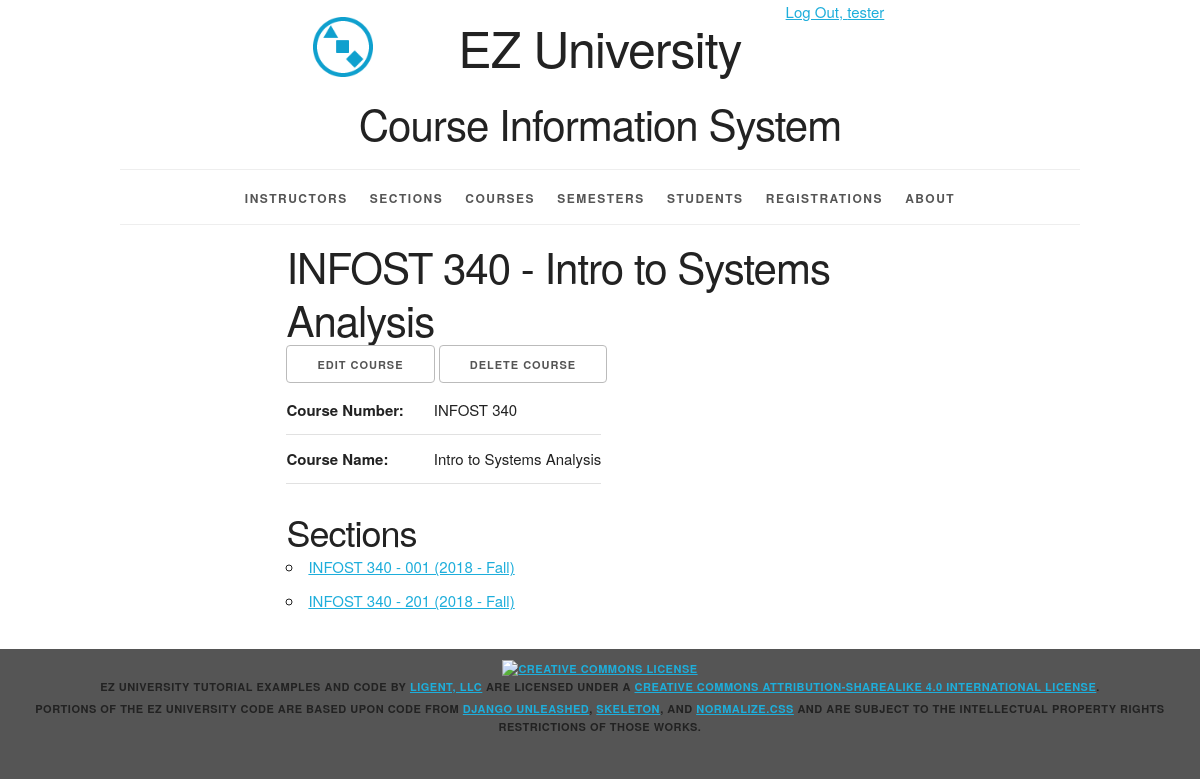
The page /course/1/ (signed in) on the database its author committed.
### courseInfo/models.py (models this page shows, shortened)
class Course(models.Model):
    course_id = models.AutoField(primary_key=True)
    course_number = models.CharField(max_length=20)
    course_name = models.CharField(max_length=225)
    def __str__(self):
        return '%s - %s' % (self.course_number, self.course_name)
    def get_update_url(self):
        return reverse('courseInfo_course_update_urlpattern',
                       kwargs={'pk': self.pk}
                       )
    def get_delete_url(self):
        return reverse('courseInfo_course_delete_urlpattern',
                       kwargs={'pk': self.pk}
                       )
    class Meta:
        ordering = ['course_number', 'course_name']
        unique_together = (('course_number', 'course_name'),)

class Section(models.Model):
    section_id = models.AutoField(primary_key=True)
    section_name = models.CharField(max_length=10)
    semester = models.ForeignKey(Semester, related_name='sections', on_delete=models.PROTECT)
    course = models.ForeignKey(Course, related_name='sections', on_delete=models.PROTECT)
    instructor = models.ForeignKey(Instructor, related_name='sections', on_delete=models.PROTECT)
    def __str__(self):
        return '%s - %s (%s)' % (self.course.course_number, self.section_name, self.semester.__str__())
    def get_absolute_url(self):
        return reverse('courseInfo_section_detail_urlpattern',
                       kwargs={'pk': self.pk})
    class Meta:
        ordering = ['course__course_number', 'section_name', 'semester__semester_name']
        unique_together = (('semester', 'course', 'section_name'),)

class Semester(models.Model):
    semester_id = models.AutoField(primary_key=True)
    year = models.ForeignKey(Year, related_name='semesters', on_delete=models.PROTECT)
    period = models.ForeignKey(Period, related_name='semesters', on_delete=models.PROTECT)
    def __str__(self):
        return '%s - %s' % (self.year.year, self.period.period_name)
    class Meta:
        ordering =['year__year', 'period__period_sequence']
        unique_together=('year', 'period')

class Year(models.Model):
    year_id = models.AutoField(primary_key=True)
    year = models.IntegerField(unique=True)
    class Meta:
        ordering = ['year']

class Period(models.Model):
    period_id = models.AutoField(primary_key=True)
    period_sequence = models.IntegerField(unique=True)
    period_name=models.CharField(max_length=45,unique=True)
    class Meta:
        ordering = ['period_sequence']

### courseInfo/views.py (the view)
class CourseDetail(LoginRequiredMixin, PermissionRequiredMixin, View):
    permission_required = 'courseInfo.view_course'
    def get(self, request, pk):
        course = get_object_or_404(
            Course,
            pk=pk
        )
        name = course.course_name
        number = course.course_number
        section_list = course.sections.all()
        return render(
            request,
            'courseInfo/course_detail.html',
            {'course': course,
             'name': name,
             'number': number,
             'section_list': section_list}
        )

### courseInfo/templates/courseInfo/course_detail.html (shortened to what this page needs)
{% extends 'courseInfo/base.html' %}
{% block content %}
<article>
  <div class="row">
  <div class="offset-by-two eight columns">
    <h2>{{ course }}</h2>
    <ul class="inline">
        {% if perms.courseInfo.change_course %}
        <li>
          <a
              href="{{ course.get_update_url }}"
              class="button">
            Edit Course</a></li>
        {% endif %}
        {% if perms.courseInfo.delete_course %}
        <li>
          <a
              href="{{ course.get_delete_url }}"
              class="button">
            Delete Course</a></li>
        {% endif %}
    </ul>
    <section>
        <table>
            <tr>
                <th>Course Number:</th>
                <td>{{ course.course_number }}</td>
            </tr>
            <tr>
                <th>Course Name:</th>
                <td>{{ course.course_name }}</td>
            </tr>
        </table>
    </section>
    <section>
        <h3>Sections</h3>
        <ul>
            {% for section in section_list %}
                <li>
                    <a href="{{ section.get_absolute_url }}">{{ section }}</a>
                </li>
            {% empty %}
                <li><em>There are currently no sections for this course.</em></li>
            {% endfor %}
        </ul>
    </section>
  </div></div>
</article>
{% endblock %}

### courseInfo/templates/courseInfo/base.html (shortened to what this page needs)
{% load staticfiles %}
<!DOCTYPE html>
<html lang="en">
<head>
    <link rel="stylesheet" type="text/css"
          href="{% static 'courseInfo/normalize.css' %}">
    <link rel="stylesheet" type="text/css"
          href="{% static 'courseInfo/skeleton.css' %}">
    <link rel="stylesheet" type="text/css"
          href="{% static 'courseInfo/style.css' %}">
</head>
<body>
<div class="container">
    <div class="status row">
        <div class="offset-by-eight four columns">
            <ul class="inline">
                {% if user.is_authenticated %}
                    <li><a href="{% url 'logout_urlpattern' %}">
                        Log Out, {{ user.get_username }}</a></li>
                {% else %}
                    <li><a href="{% url 'login_urlpattern' %}">
                        Log In</a></li>
                {% endif %}
            </ul>
        </div>
    </div>
    <header class="row">
        <div class="offset-by-one ten columns">
            <h1 class="logo">EZ University</h1>
            <h2>Course Information System</h2>
        </div>
    </header>
    <nav>
        <ul>
            {% if perms.courseInfo.view_instructor %}
                <li>
                    <a href="{% url 'courseInfo_instructor_list_urlpattern' %}">
                        Instructors</a></li>
            {% endif %}
            {% if perms.courseInfo.view_section %}
                <li>
                    <a href="{% url 'courseInfo_section_list_urlpattern' %}">
                        Sections</a></li>
            {% endif %}
            {% if perms.courseInfo.view_course %}
                <li>
                    <a href="{% url 'courseInfo_course_list_urlpattern' %}">
                        Courses</a></li>
            {% endif %}
            {% if perms.courseInfo.view_semester %}
                <li>
                    <a href="{% url 'courseInfo_semester_list_urlpattern' %}">
                        Semesters</a></li>
            {% endif %}
            {% if perms.courseInfo.view_student %}
                <li>
                    <a href="{% url 'courseInfo_student_list_urlpattern' %}">
                        Students</a></li>
            {% endif %}
            {% if perms.courseInfo.view_registration %}
                <li>
                    <a href="{% url 'courseInfo_registration_list_urlpattern' %}">
                        Registrations</a></li>
            {% endif %}
            <li>
                <a href="{% url 'about_urlpattern' %}">
                    About</a></li>
        </ul>
    </nav>
    <main>
        {% block content %}{% endblock %}
    </main>
</div>
<footer>
    <p>
        <a rel="license" href="http://creativecommons.org/licenses/by-sa/4.0/">
            <img alt="Creative Commons License" style="border-width:0"
                 src="https://i.creativecommons.org/l/by-sa/4.0/88x31.png"/>
        </a><br/><span property="dct:title">EZ University Tutorial Examples and Code</span>
        by
        <a href="https://www.ligent.net" property="cc:attributionName"
           rel="cc:attributionURL">Ligent, LLC</a> are licensed under a
        <a rel="license" href="http://creativecommons.org/licenses/by-sa/4.0/">Creative Commons Attribution-ShareAlike
            4.0 International License</a>.
    </p>
    <p>Portions of the EZ University code are based upon code from
        <a href="https://django-unleashed.com">Django Unleashed</a>,
        <a href="http://getskeleton.com/">Skeleton</a>, and
        <a href="https://necolas.github.io/normalize.css/">Normalize.css</a> and
        are subject to the intellectual property rights restrictions of those works.
    </p>
</footer>
</body>
</html>

### courseInfo/static/courseInfo/skeleton.css (style rules this page uses)
.container { position: relative; width: 100%; max-width: 960px; margin: 0 auto; padding: 0 20px; box-sizing: border-box; }
.column, .columns { width: 100%; float: left; box-sizing: border-box; }
@media (min-width: 400px) { .container { width: 85%; padding: 0; } }
@media (min-width: 550px) { .container { width: 80%; } }
@media (min-width: 550px) { .column, .columns { margin-left: 4%; } }
@media (min-width: 550px) { .column:first-child, .columns:first-child { margin-left: 0; } }
@media (min-width: 550px) { .four.columns { width: 30.6666666667%; } }
@media (min-width: 550px) { .eight.columns { width: 65.3333333333%; } }
@media (min-width: 550px) { .ten.columns { width: 82.6666666667%; } }
@media (min-width: 550px) { .offset-by-one.column, .offset-by-one.columns { margin-left: 8.66666666667%; } }
@media (min-width: 550px) { .offset-by-two.column, .offset-by-two.columns { margin-left: 17.3333333333%; } }
@media (min-width: 550px) { .offset-by-eight.column, .offset-by-eight.columns { margin-left: 69.3333333333%; } }
html { font-size: 62.5%; }
body { font-size: 1.5em; line-height: 1.6; font-weight: 400; font-family: "Raleway", "HelveticaNeue", "Helvetica Neue", Helvetica, Arial, sans-serif; color: #222; }
h1, h2, h3, h4, h5, h6 { margin-top: 0; margin-bottom: 2rem; font-weight: 300; }
h1 { font-size: 4.0rem; line-height: 1.2; letter-spacing: -.1rem; }
h2 { font-size: 3.6rem; line-height: 1.25; letter-spacing: -.1rem; }
h3 { font-size: 3.0rem; line-height: 1.3; letter-spacing: -.1rem; }
@media (min-width: 550px) { h1 { font-size: 5.0rem; } }
@media (min-width: 550px) { h2 { font-size: 4.2rem; } }
@media (min-width: 550px) { h3 { font-size: 3.6rem; } }
p { margin-top: 0; }
a { color: #1EAEDB; }
.button, button, input[type="submit"], input[type="reset"], input[type="button"] { display: inline-block; height: 38px; padding: 0 30px; color: #555; text-align: center; font-size: 11px; font-weight: 600; line-height: 38px; letter-spacing: .1rem; text-transform: uppercase; text-decoration: none; white-space: nowrap; background-color: transparent; border-radius: 4px; border: 1px solid #bbb; cursor: pointer; box-sizing: border-box; }
ul { list-style: circle inside; }
ol, ul { padding-left: 0; margin-top: 0; }
li { margin-bottom: 1rem; }
th, td { padding: 12px 15px; text-align: left; border-bottom: 1px solid #E1E1E1; }
th:first-child, td:first-child { padding-left: 0; }
th:last-child, td:last-child { padding-right: 0; }
button, .button { margin-bottom: 1rem; }
pre, blockquote, dl, figure, table, p, ul, ol, form { margin-bottom: 2.5rem; }
.container:after, .row:after, .u-cf { content: ""; display: table; clear: both; }

### courseInfo/static/courseInfo/style.css (style rules this page uses)
html { height: 100%; background-color: #555; }
body { background-color: white; }
body>div>header { text-align: center;; }
header h1 { display: inline-block; font-weight: normal; font-style: normal; width: 100%; margin-top: 0; padding-top: 0; }
.logo { padding-top: 50px; background-image: url("/static/courseInfo/logo.png"); background-size: 50px; background-repeat: no-repeat; background-position: top; }
@media (min-width: 750px) { .logo { padding-top: 0; background-size: contain; background-position: 0% 0%; } }
@media (min-width: 1000px) { .logo { background-position: 10% 0%; } }
@media (min-width: 1200px) { .logo { background-position: 15% 0%; } }
nav { border-top: 1px solid #eee; width: 100%; border-bottom: 1px solid #eee; margin: 0 0 1em; padding: 0; }
nav ul { margin: 0; padding: 1em 0; list-style-type: none; text-align: center; }
nav ul li { display: inline; padding: 0; margin: 0 0.25em; font-weight: 600; text-transform: uppercase; text-align: center; font-size: 1rem; letter-spacing: .10rem; }
@media (min-width: 400px) { nav ul li { letter-spacing: .15rem; font-size: 1.2rem; margin: 0 0.5em; } }
@media (min-width: 550px) { nav ul li { margin: 0 0.75em; } }
nav ul li a { color: #555; text-decoration: none; background-color: transparent; cursor: pointer; }
article h2 { margin: 0; padding: 0; }
article h3 { margin: 0; padding: 0; }
.inline { list-style-type: none; padding: 0; margin: 0 0 -0.5em; }
.inline li { display: inline; }
body>footer { width: 100%; background-color: #555; font-size: 1.1rem; letter-spacing: .05rem; font-weight: 600; text-transform: uppercase; text-align: center; padding: 1em 0; margin: 1em 0; }
body>footer p { margin-bottom: 0.5rem; }

### rows shown on the page
Course: course_number+course_name "INFOST 340 - Intro to Systems Analysis", course_number "INFOST 340", course_name "Intro to Systems Analysis"
Section: course+section_name+semester "INFOST 340 - 001 (2018 - Fall)"
Section: course+section_name+semester "INFOST 340 - 201 (2018 - Fall)"

### other values the page prints
{{ user.get_username }} "tester"
